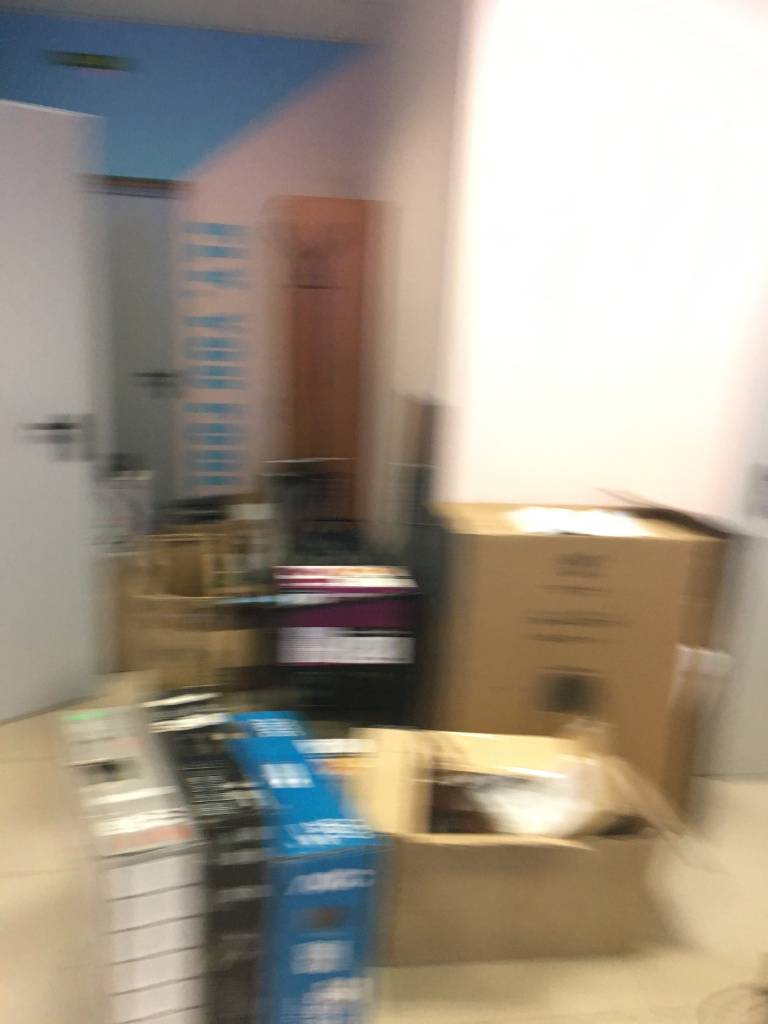
#> input picture Blur_small/0_IPHONE-SE_M.JPG, 1536 x 2048 px (shown at 1/2 size); its folder holds only this picture in this run
$ python Median_filtering_noise_reduction.py
#> lines starting #> are read from the running program, lines starting #| are printed output that depends on the picture
import cv2
import numpy as np
import matplotlib.pyplot as plt
import os

folder = "Blur_small/"

# Load images from a folder and resize them
def load_images_from_folder(folder):
#> called with folder = 'Blur_small/'
    filenames = []
    for filename in os.listdir(folder):
        img = cv2.imread(os.path.join(folder, filename), cv2.IMREAD_GRAYSCALE)
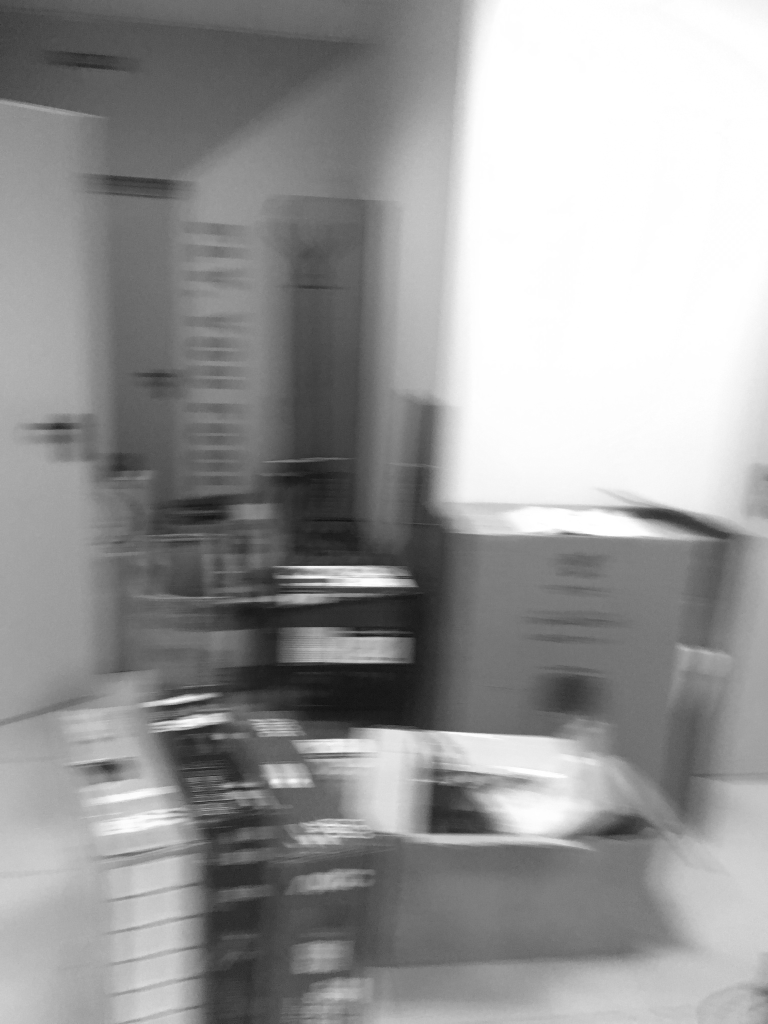
#> img: shape (2048, 1536) (shown at 1/2 size); min 14, max 255, mean 152.3
        if img is not None:
            # Resize the image to a consistent size
            # img_resized = cv2.resize(img, IMAGE_SIZE)
            # images.append(img_resized)
            filenames.append(filename)
    return filenames

filenames = load_images_from_folder(folder)
print(filenames)

# Load a noisy image
image = cv2.imread(folder + filenames[0], cv2.IMREAD_GRAYSCALE)

# Apply Median filtering with a kernel size of 5
median_filtered = cv2.medianBlur(image, 5)

# Show the original and filtered images
plt.figure(figsize=(10, 5))

# Display the original image
plt.subplot(1, 2, 1)
plt.title('Original Image')
plt.imshow(image, cmap='gray')
plt.axis('off')

# Display the Median filtered image
plt.subplot(1, 2, 2)
plt.title('Median Filtered Image (5x5 Kernel)')
plt.imshow(median_filtered, cmap='gray')
plt.axis('off')

plt.show()
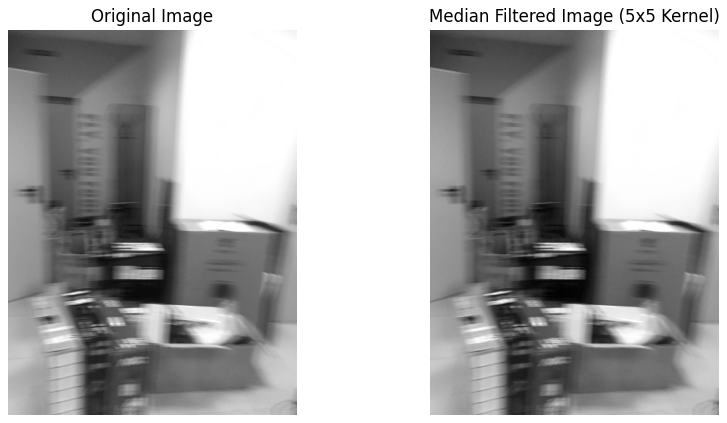
#> figure drawn by matplotlib, 2 panels

$ run again, on Blur_small/1_XIAOMI-PROCOFONE-F1_M.jpg
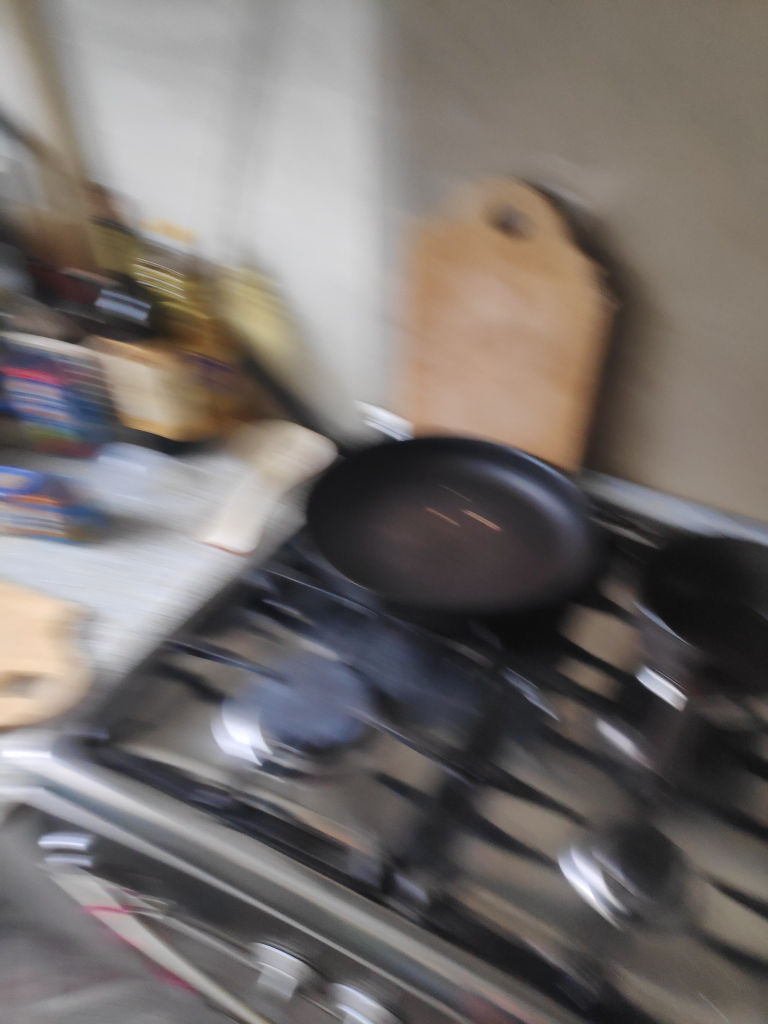
#> input picture Blur_small/1_XIAOMI-PROCOFONE-F1_M.jpg, 1536 x 2048 px (shown at 1/2 size)
#> in load_images_from_folder, `img = cv2.imread(os.path.join(folder, filename), cv2.IMREAD_GRAYSCALE)`:
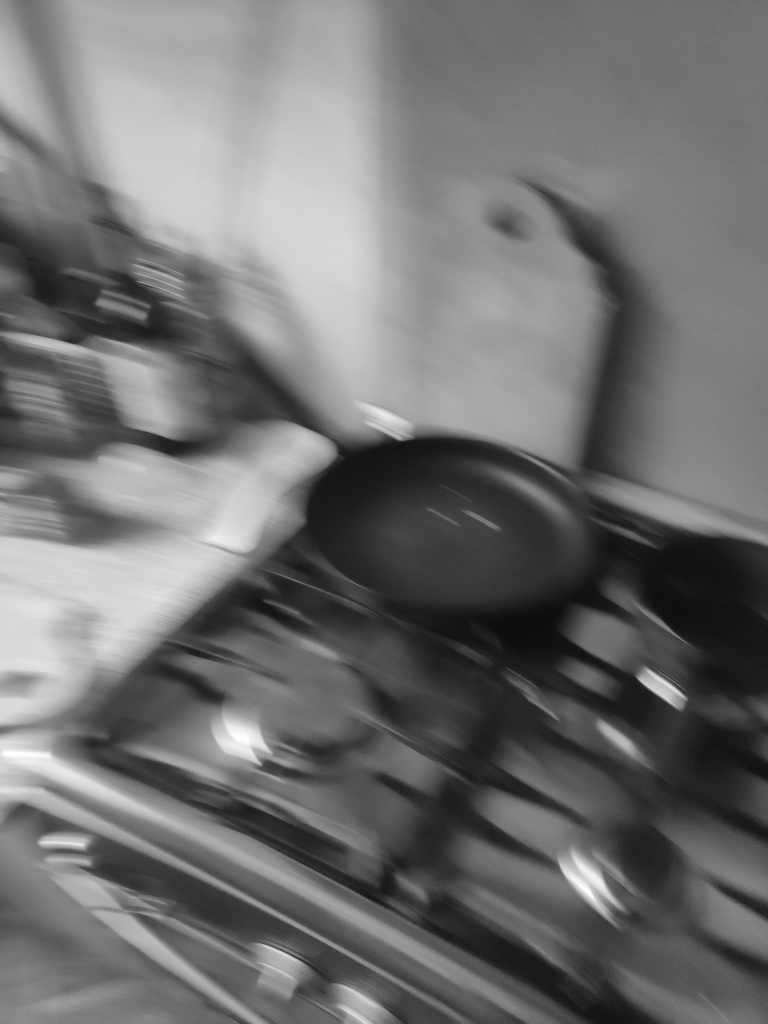
#> img: shape (2048, 1536) (shown at 1/2 size); min 9, max 255, mean 112.5
#> `plt.show()`:
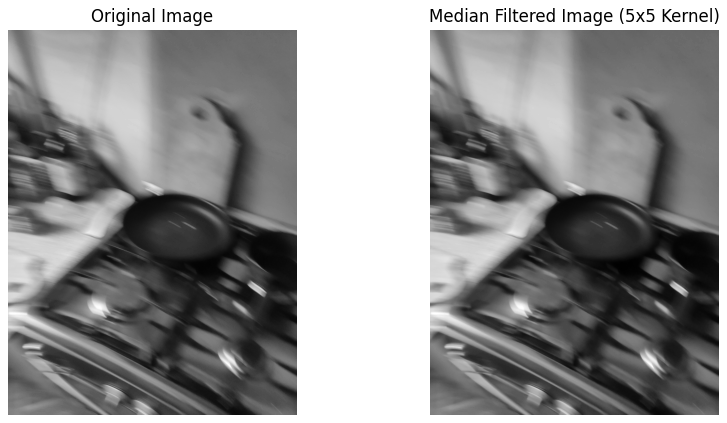
#> figure drawn by matplotlib, 2 panels

$ run again, on Blur_small/2_XIAOMI-PROCOFONE-F1_M.jpg
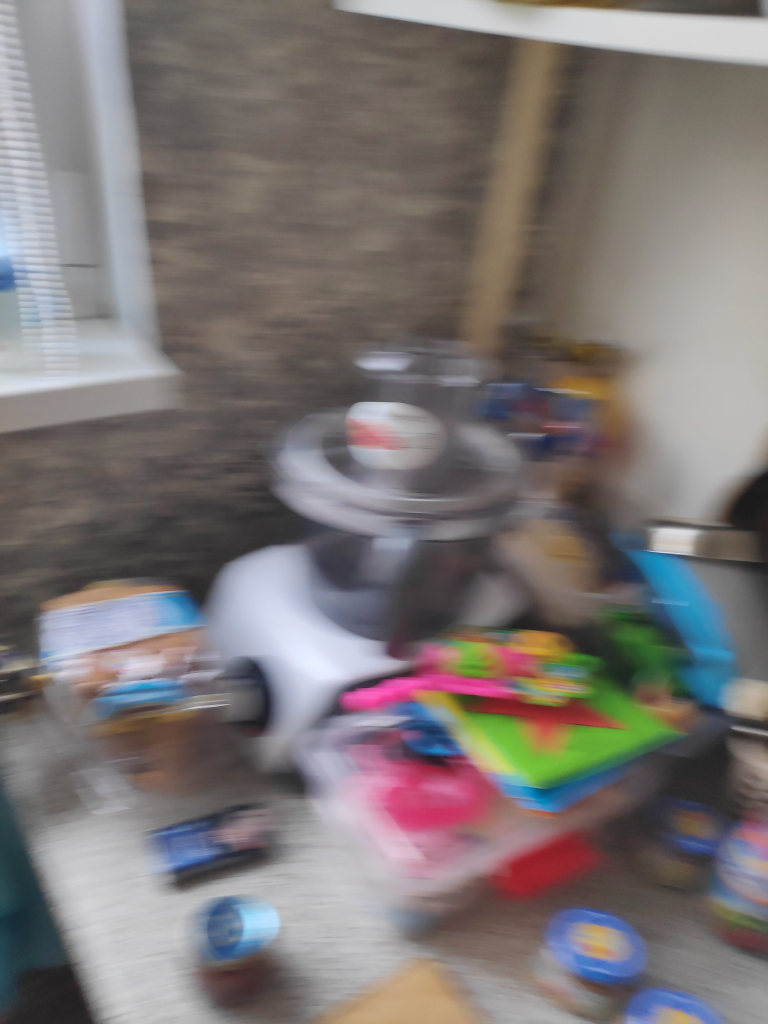
#> input picture Blur_small/2_XIAOMI-PROCOFONE-F1_M.jpg, 1536 x 2048 px (shown at 1/2 size)
#> in load_images_from_folder, `img = cv2.imread(os.path.join(folder, filename), cv2.IMREAD_GRAYSCALE)`:
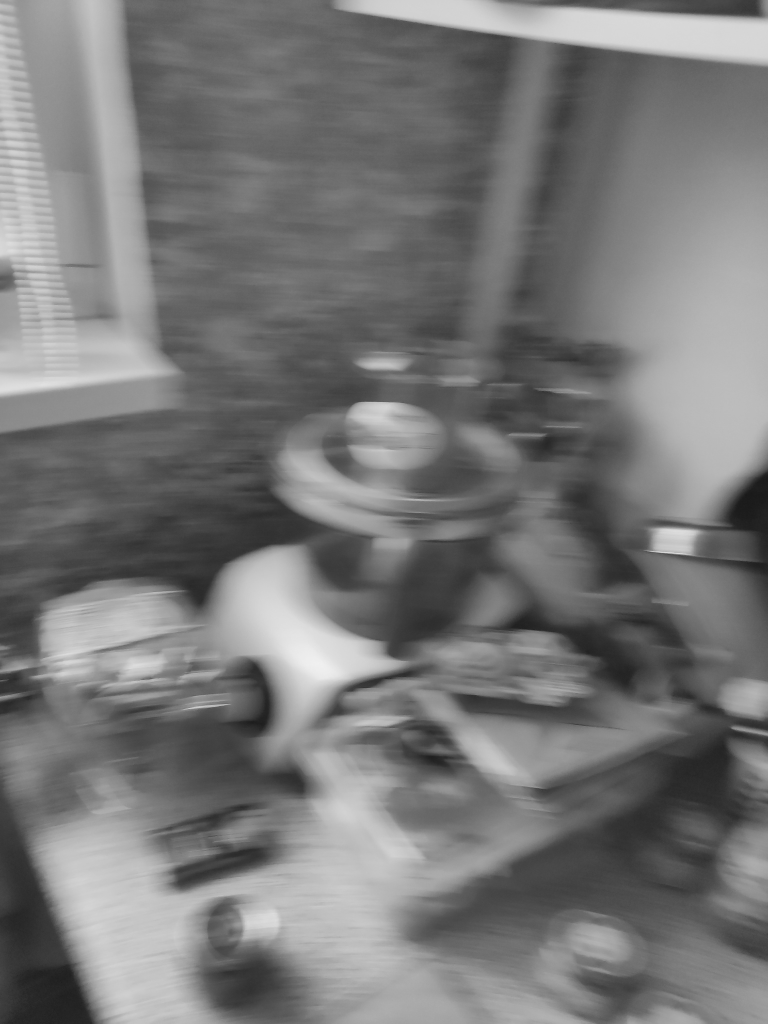
#> img: shape (2048, 1536) (shown at 1/2 size); min 24, max 241, mean 119.5
#> `plt.show()`:
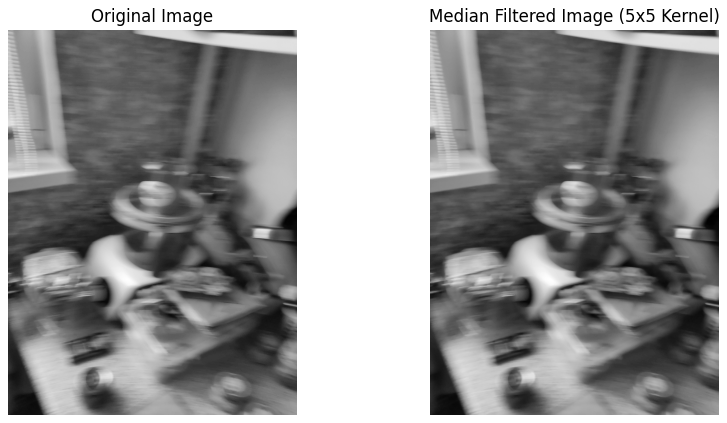
#> figure drawn by matplotlib, 2 panels
